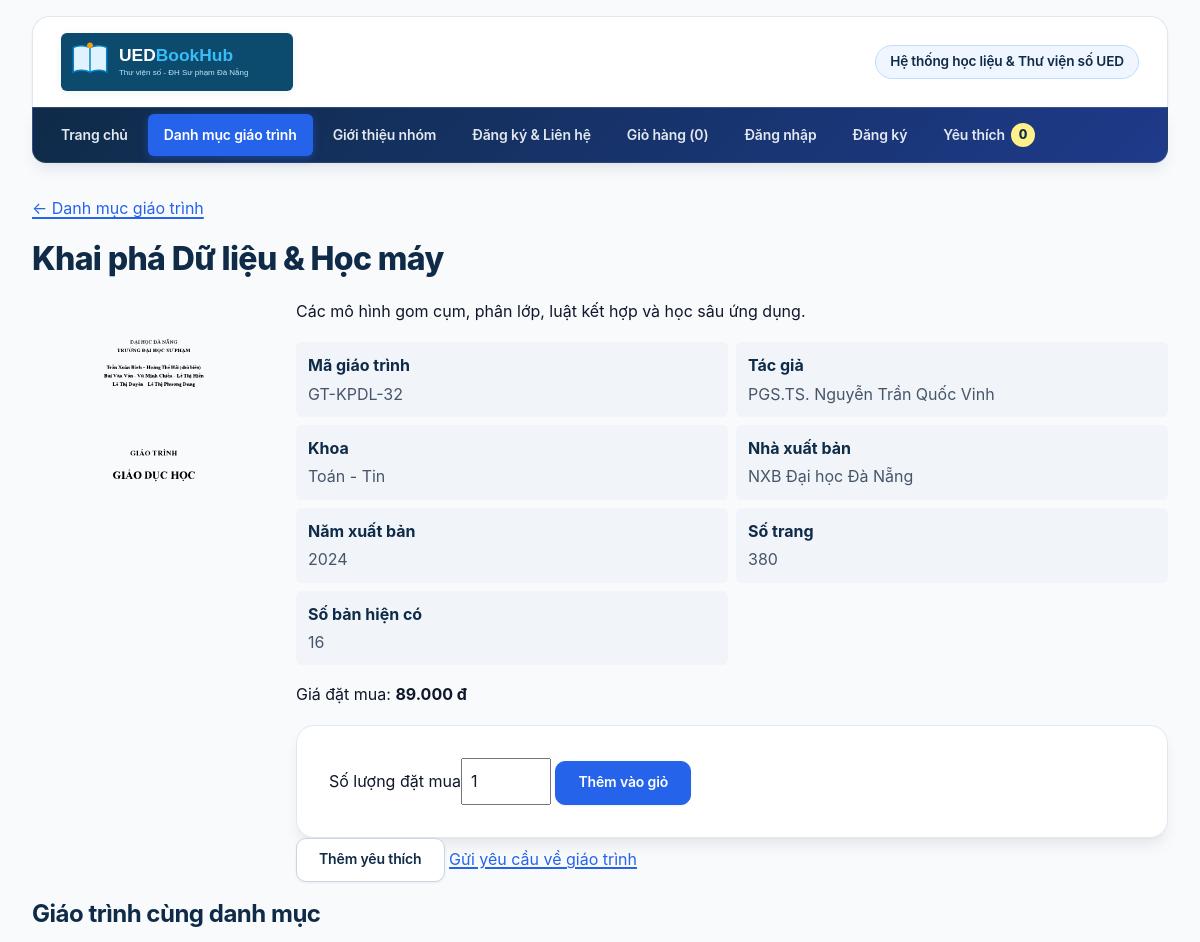
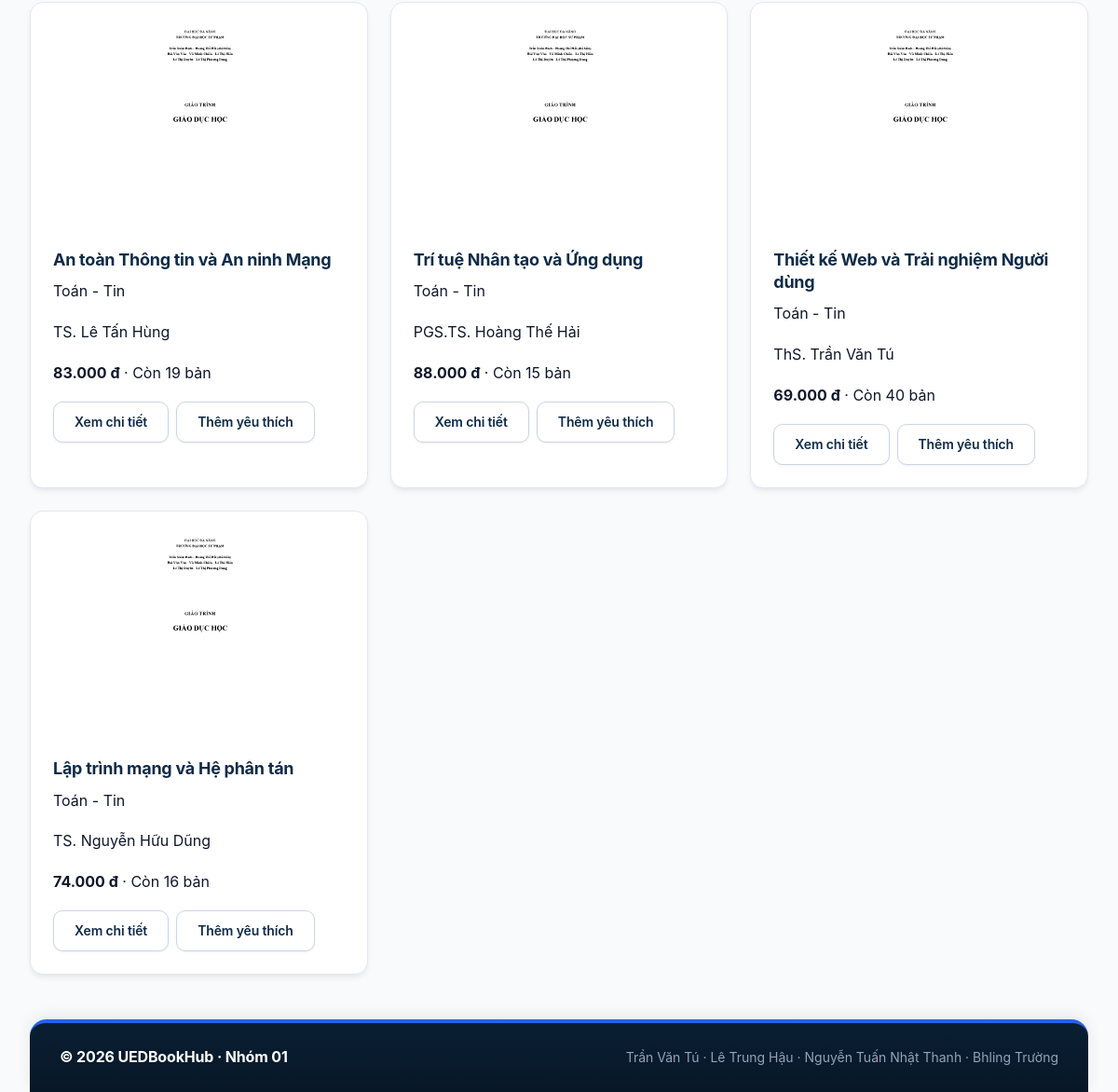
/chi-tiet.php?id=32, run on the app's committed database (2 pictures, top to bottom).
### tables this page shows
CREATE TABLE giao_trinh (
    id INT UNSIGNED AUTO_INCREMENT PRIMARY KEY,
    danh_muc_id INT UNSIGNED NOT NULL,
    ma VARCHAR(30) NOT NULL,
    ten VARCHAR(200) NOT NULL,
    tac_gia VARCHAR(255) NOT NULL,
    nam_xuat_ban SMALLINT UNSIGNED NOT NULL,
    nha_xuat_ban VARCHAR(150) NOT NULL,
    gia INT UNSIGNED NOT NULL,
    gia_goc INT UNSIGNED NOT NULL,
    ton_kho INT UNSIGNED NOT NULL DEFAULT 0,
    so_trang SMALLINT UNSIGNED NOT NULL,
    anh VARCHAR(255) NULL,
    mo_ta TEXT NULL,
    ngay_tao DATETIME NOT NULL DEFAULT CURRENT_TIMESTAMP,
    UNIQUE KEY uq_giao_trinh_ma (ma),
    KEY idx_giao_trinh_danh_muc_gia (danh_muc_id, gia),
    CONSTRAINT fk_giao_trinh_danh_muc FOREIGN KEY (danh_muc_id) REFERENCES danh_muc(id),
    CONSTRAINT chk_giao_trinh_gia CHECK (gia >= 1000),
    CONSTRAINT chk_giao_trinh_gia_goc CHECK (gia_goc >= gia),
    CONSTRAINT chk_giao_trinh_nam CHECK (nam_xuat_ban BETWEEN 1900 AND 2100),
    CONSTRAINT chk_giao_trinh_so_trang CHECK (so_trang > 0)
);

CREATE TABLE danh_muc (
    id INT UNSIGNED AUTO_INCREMENT PRIMARY KEY,
    ten VARCHAR(100) NOT NULL,
    slug VARCHAR(100) NOT NULL,
    UNIQUE KEY uq_danh_muc_ten (ten),
    UNIQUE KEY uq_danh_muc_slug (slug)
);

### inc/ham.php (called while the page is built, shortened)
<?php
function e(string|int|float|null $value): string
{
    return htmlspecialchars((string) $value, ENT_QUOTES | ENT_SUBSTITUTE, 'UTF-8');
}
function vnd(int $value): string { return number_format($value, 0, ',', '.') . ' đ'; }
function soNguyen(mixed $value, int $min = 1, int $max = PHP_INT_MAX): ?int
{
    if (!is_string($value) && !is_int($value)) { return null; }
    $so = filter_var($value, FILTER_VALIDATE_INT, ['options' => ['min_range' => $min, 'max_range' => $max]]);
    return $so === false ? null : $so;
}
function khoGiaoTrinh(): App\Data\KhoGiaoTrinh
{
    return new App\Data\KhoGiaoTrinh(db());
}

### inc/db.php (called while the page is built, shortened)
<?php
function db(): PDO
{
    $ketNoi = new PDO(
        'mysql:host=127.0.0.1;port=3306;dbname=ltweb_nhom01;charset=utf8mb4',
        'root',
        '',
        [
            PDO::ATTR_ERRMODE => PDO::ERRMODE_EXCEPTION,
            PDO::ATTR_DEFAULT_FETCH_MODE => PDO::FETCH_ASSOC,
            PDO::ATTR_EMULATE_PREPARES => false,
        ]
    );
    return $ketNoi;
}

### src/Data/KhoGiaoTrinh.php (called while the page is built, shortened)
<?php
final class KhoGiaoTrinh
{
    private function doiTuong(array $dong): GiaoTrinh { return GiaoTrinh::tuDong($dong); }
    public function timTheoId(int $id): ?GiaoTrinh
    {
        $st = $this->db->prepare(self::CHON . ' WHERE g.id = ?');
        $st->execute([$id]);
        $dong = $st->fetch();
        return $dong === false ? null : $this->doiTuong($dong);
    }
    public function cungDanhMuc(int $id, int $danhMucId, int $gioiHan = 4): array
    {
        $st = $this->db->prepare(self::CHON . ' WHERE g.danh_muc_id = ? AND g.id <> ? ORDER BY g.id DESC LIMIT ?');
        $st->execute([$danhMucId, $id, $gioiHan]);
        return array_map($this->doiTuong(...), $st->fetchAll());
    }
}

### src/Models/GiaoTrinh.php (called while the page is built, shortened)
<?php
final class GiaoTrinh implements JsonSerializable
{
    public static function tuDong(array $d): self
    {
        return new self(
            (int) $d['id'], (string) $d['ma'], (string) $d['ten'],
            (string) $d['tac_gia'], (string) $d['danh_muc'], (int) $d['danh_muc_id'],
            (int) $d['nam_xuat_ban'], (string) $d['nha_xuat_ban'],
            (int) $d['gia'], (int) $d['gia_goc'], (int) $d['ton_kho'],
            (int) $d['so_trang'], (string) ($d['anh'] ?? ''), (string) ($d['mo_ta'] ?? '')
        );
    }
}

### chi-tiet.php (the view, shortened to what this page needs)
<?php
$kho = khoGiaoTrinh();
$id = soNguyen($_GET['id'] ?? null);
$s = $id !== null ? $kho->timTheoId($id) : null;
$cungDanhMuc = $kho->cungDanhMuc($s->id, $s->danhMucId, 4);
require __DIR__ . '/inc/header.php';
?>
<main class="noi-dung-chinh">
<p><a href="danh-sach.php">← Danh mục giáo trình</a></p>
<h1><?= e($s->ten) ?></h1>
<div class="chi-tiet-php"><img src="<?= e($s->anh) ?>" alt="Bìa <?= e($s->ten) ?>" width="240" height="300">
<div><p><?= e($s->moTa) ?></p><dl class="chi-tiet-dong__thong-tin">
<?php foreach (['Mã giáo trình' => $s->ma, 'Tác giả' => $s->tacGia, 'Khoa' => $s->khoa, 'Nhà xuất bản' => $s->nhaXuatBan, 'Năm xuất bản' => $s->namXuatBan, 'Số trang' => $s->soTrang, 'Số bản hiện có' => $s->soLuong] as $nhan => $giaTri): ?>
<div><dt><?= e($nhan) ?></dt><dd><?= e($giaTri) ?></dd></div><?php endforeach; ?></dl>
<p>Giá đặt mua: <strong><?= e(vnd($s->gia)) ?></strong></p>
<form action="gio-hang.php" method="post" class="bieu-mau" data-them-gio><input type="hidden" name="hanh_dong" value="them"><input type="hidden" name="id" value="<?= e($s->id) ?>">
<label for="sl">Số lượng đặt mua</label><input id="sl" type="number" name="so_luong" value="1" min="1" max="<?= e(min(99, $s->soLuong)) ?>" required>
<button class="nut nut--chinh" type="submit" <?= $s->soLuong === 0 ? 'disabled' : '' ?>>Thêm vào giỏ</button></form>
<p><button hidden class="nut nut--phu" type="button" data-hanh-dong="yeu-thich" data-id="<?= e($s->id) ?>">Thêm yêu thích</button> <a href="lien-he.php?giao-trinh=<?= e($s->id) ?>">Gửi yêu cầu về giáo trình</a></p>
</div></div>
<section><h2>Giáo trình cùng danh mục</h2><?php if (!$cungDanhMuc): ?><p>Chưa có giáo trình liên quan.</p><?php else: $danhSachThe = $cungDanhMuc; require __DIR__ . '/inc/danh-sach-the.php'; endif; ?></section>
</main>
<?php require __DIR__ . '/inc/footer.php'; ?>

### inc/danh-sach-the.php (shortened to what this page needs)
<div class="luoi-the luoi-the--ba-cot">
<?php foreach ($danhSachThe as $s): ?>
<article class="the">
  <img class="the__anh" src="<?= e($s->anh) ?>" alt="Bìa <?= e($s->ten) ?>" width="240" height="300" loading="lazy">
  <div class="the__than">
    <h3 class="the__tieu-de"><a href="chi-tiet.php?id=<?= e($s->id) ?>"><?= e($s->ten) ?></a></h3>
    <p><?= e($s->khoa) ?></p><p><?= e($s->tacGia) ?></p>
    <p><strong><?= e(vnd($s->gia)) ?></strong> · Còn <?= e($s->soLuong) ?> bản</p>
    <div class="nhom-nut"><a class="nut nut--phu" href="chi-tiet.php?id=<?= e($s->id) ?>">Xem chi tiết</a><button hidden class="nut nut--phu" type="button" data-hanh-dong="yeu-thich" data-id="<?= e($s->id) ?>">Thêm yêu thích</button></div>
  </div>
</article>
<?php endforeach; ?>
</div>

### css/php.css (style rules this page uses)
input, select, textarea { max-width: 100%; min-width: 0; font: inherit; }
.bieu-mau input[type=number], td input { width: 90px; padding: 8px; }
.chi-tiet-php { display: grid; gap: 24px; }
.chi-tiet-php img { max-width: 100%; object-fit: contain; }
.the__anh { object-fit: contain; max-height: 240px; }
.noi-dung-chinh, .the, .bieu-mau__nhom { min-width: 0; overflow-wrap: anywhere; }
.nut { white-space: normal; }
@media (min-width: 768px) { .chi-tiet-php { grid-template-columns: 240px minmax(0, 1fr); } }

### data on the page
giao_trinh: ten "Khai phá Dữ liệu & Học máy", anh (picture), mo_ta "Các mô hình gom cụm, phân lớp, luật kết hợp và học sâu ứng dụng.", ma "GT-KPDL-32", tac_gia "PGS.TS. Nguyễn Trần Quốc Vinh", danh_muc.ten "Toán - Tin", nha_xuat_ban "NXB Đại học Đà Nẵng", nam_xuat_ban "2024", so_trang "380", ton_kho "16", gia "89.000 đ"
giao_trinh: anh (picture), ten "An toàn Thông tin và An ninh Mạng", danh_muc.ten "Toán - Tin", tac_gia "TS. Lê Tấn Hùng", gia "83.000 đ", ton_kho "19"
giao_trinh: anh (picture), ten "Trí tuệ Nhân tạo và Ứng dụng", danh_muc.ten "Toán - Tin", tac_gia "PGS.TS. Hoàng Thế Hải", gia "88.000 đ", ton_kho "15"
giao_trinh: anh (picture), ten "Thiết kế Web và Trải nghiệm Người dùng", danh_muc.ten "Toán - Tin", tac_gia "ThS. Trần Văn Tú", gia "69.000 đ", ton_kho "40"
giao_trinh: anh (picture), ten "Lập trình mạng và Hệ phân tán", danh_muc.ten "Toán - Tin", tac_gia "TS. Nguyễn Hữu Dũng", gia "74.000 đ", ton_kho "16"

### other printed values
$nhan "Trang chủ"
$nhan "Danh mục giáo trình"
$nhan "Giới thiệu nhóm"
$nhan "Đăng ký & Liên hệ"
$gioDauTrang->soMon() "0"
$nhan "Mã giáo trình"
$nhan "Tác giả"
$nhan "Khoa"
$nhan "Nhà xuất bản"
$nhan "Năm xuất bản"
$nhan "Số trang"
$nhan "Số bản hiện có"
